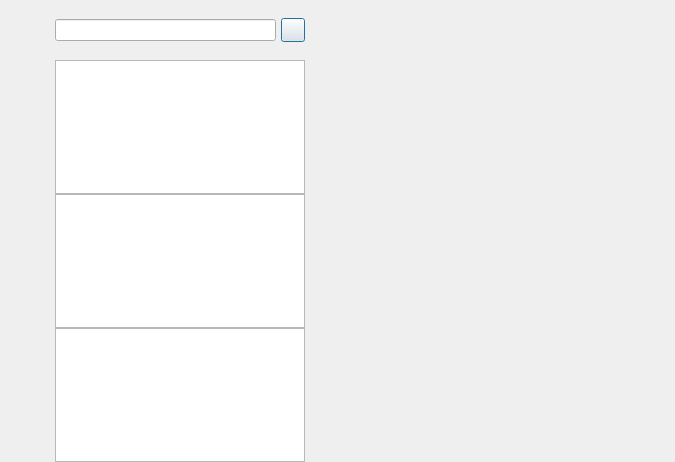
<?xml version="1.0" encoding="UTF-8"?>
<ui version="4.0">
 <class>ChatDialog</class>
 <widget class="QDialog" name="ChatDialog">
  <property name="geometry">
   <rect>
    <x>0</x>
    <y>0</y>
    <width>675</width>
    <height>462</height>
   </rect>
  </property>
  <property name="windowTitle">
   <string>Dialog</string>
  </property>
  <layout class="QHBoxLayout" name="horizontalLayout_2">
   <property name="spacing">
    <number>0</number>
   </property>
   <property name="leftMargin">
    <number>0</number>
   </property>
   <property name="topMargin">
    <number>0</number>
   </property>
   <property name="rightMargin">
    <number>0</number>
   </property>
   <property name="bottomMargin">
    <number>0</number>
   </property>
   <item>
    <widget class="QWidget" name="side_bar_widget" native="true">
     <property name="sizePolicy">
      <sizepolicy hsizetype="Fixed" vsizetype="Preferred">
       <horstretch>0</horstretch>
       <verstretch>0</verstretch>
      </sizepolicy>
     </property>
     <property name="minimumSize">
      <size>
       <width>55</width>
       <height>50</height>
      </size>
     </property>
     <property name="maximumSize">
      <size>
       <width>55</width>
       <height>16777215</height>
      </size>
     </property>
     <layout class="QVBoxLayout" name="verticalLayout_2">
      <property name="leftMargin">
       <number>10</number>
      </property>
      <property name="topMargin">
       <number>20</number>
      </property>
      <property name="rightMargin">
       <number>0</number>
      </property>
      <property name="bottomMargin">
       <number>0</number>
      </property>
      <item>
       <widget class="QWidget" name="widget" native="true">
        <property name="minimumSize">
         <size>
          <width>0</width>
          <height>200</height>
         </size>
        </property>
        <property name="maximumSize">
         <size>
          <width>50</width>
          <height>200</height>
         </size>
        </property>
        <layout class="QVBoxLayout" name="verticalLayout_3">
         <property name="spacing">
          <number>10</number>
         </property>
         <property name="leftMargin">
          <number>0</number>
         </property>
         <property name="topMargin">
          <number>0</number>
         </property>
         <property name="rightMargin">
          <number>0</number>
         </property>
         <property name="bottomMargin">
          <number>0</number>
         </property>
         <item>
          <widget class="QLabel" name="user_icon_label">
           <property name="minimumSize">
            <size>
             <width>40</width>
             <height>40</height>
            </size>
           </property>
           <property name="maximumSize">
            <size>
             <width>40</width>
             <height>40</height>
            </size>
           </property>
           <property name="text">
            <string/>
           </property>
          </widget>
         </item>
         <item>
          <widget class="StateWidget" name="chat_user_widget_2" native="true">
           <property name="minimumSize">
            <size>
             <width>30</width>
             <height>30</height>
            </size>
           </property>
           <property name="maximumSize">
            <size>
             <width>30</width>
             <height>30</height>
            </size>
           </property>
          </widget>
         </item>
         <item>
          <widget class="StateWidget" name="con_user_widget" native="true">
           <property name="sizePolicy">
            <sizepolicy hsizetype="Preferred" vsizetype="Preferred">
             <horstretch>30</horstretch>
             <verstretch>30</verstretch>
            </sizepolicy>
           </property>
           <property name="minimumSize">
            <size>
             <width>30</width>
             <height>30</height>
            </size>
           </property>
           <property name="maximumSize">
            <size>
             <width>30</width>
             <height>30</height>
            </size>
           </property>
          </widget>
         </item>
        </layout>
       </widget>
      </item>
      <item>
       <spacer name="verticalSpacer">
        <property name="orientation">
         <enum>Qt::Vertical</enum>
        </property>
        <property name="sizeHint" stdset="0">
         <size>
          <width>20</width>
          <height>40</height>
         </size>
        </property>
       </spacer>
      </item>
      <item>
       <widget class="QWidget" name="widget_5" native="true"/>
      </item>
     </layout>
    </widget>
   </item>
   <item>
    <widget class="QWidget" name="chat_user_widget" native="true">
     <property name="minimumSize">
      <size>
       <width>250</width>
       <height>0</height>
      </size>
     </property>
     <property name="maximumSize">
      <size>
       <width>250</width>
       <height>16777215</height>
      </size>
     </property>
     <layout class="QVBoxLayout" name="verticalLayout">
      <property name="spacing">
       <number>0</number>
      </property>
      <property name="leftMargin">
       <number>0</number>
      </property>
      <property name="topMargin">
       <number>0</number>
      </property>
      <property name="rightMargin">
       <number>0</number>
      </property>
      <property name="bottomMargin">
       <number>0</number>
      </property>
      <item>
       <widget class="QWidget" name="search_widget" native="true">
        <property name="minimumSize">
         <size>
          <width>0</width>
          <height>60</height>
         </size>
        </property>
        <property name="maximumSize">
         <size>
          <width>16777215</width>
          <height>60</height>
         </size>
        </property>
        <layout class="QHBoxLayout" name="horizontalLayout">
         <property name="spacing">
          <number>0</number>
         </property>
         <property name="leftMargin">
          <number>0</number>
         </property>
         <property name="topMargin">
          <number>0</number>
         </property>
         <property name="rightMargin">
          <number>0</number>
         </property>
         <property name="bottomMargin">
          <number>0</number>
         </property>
         <item>
          <widget class="CustomizeEdit" name="seach_lineEdit"/>
         </item>
         <item>
          <spacer name="horizontalSpacer">
           <property name="orientation">
            <enum>Qt::Horizontal</enum>
           </property>
           <property name="sizeType">
            <enum>QSizePolicy::Fixed</enum>
           </property>
           <property name="sizeHint" stdset="0">
            <size>
             <width>5</width>
             <height>20</height>
            </size>
           </property>
          </spacer>
         </item>
         <item>
          <widget class="ClickedBtn" name="add_pbt">
           <property name="minimumSize">
            <size>
             <width>24</width>
             <height>24</height>
            </size>
           </property>
           <property name="maximumSize">
            <size>
             <width>24</width>
             <height>24</height>
            </size>
           </property>
           <property name="text">
            <string/>
           </property>
          </widget>
         </item>
        </layout>
       </widget>
      </item>
      <item>
       <widget class="ChatUserList" name="chat_user_listWidget"/>
      </item>
      <item>
       <widget class="ContactUserList" name="con_user_listWidget"/>
      </item>
      <item>
       <widget class="QListWidget" name="search_listWidget"/>
      </item>
     </layout>
    </widget>
   </item>
   <item>
    <widget class="QStackedWidget" name="stackedWidget">
     <property name="currentIndex">
      <number>1</number>
     </property>
     <widget class="ChatPage" name="chat_page"/>
     <widget class="ApplyFriendPage" name="apply_friend_page"/>
    </widget>
   </item>
  </layout>
 </widget>
 <customwidgets>
  <customwidget>
   <class>ClickedBtn</class>
   <extends>QPushButton</extends>
   <header location="global">clickedbtn.h</header>
  </customwidget>
  <customwidget>
   <class>CustomizeEdit</class>
   <extends>QLineEdit</extends>
   <header location="global">customizeedit.h</header>
  </customwidget>
  <customwidget>
   <class>ChatUserList</class>
   <extends>QListWidget</extends>
   <header location="global">chatuserlist.h</header>
  </customwidget>
  <customwidget>
   <class>ChatPage</class>
   <extends>QWidget</extends>
   <header location="global">chatpage.h</header>
   <container>1</container>
  </customwidget>
  <customwidget>
   <class>StateWidget</class>
   <extends>QWidget</extends>
   <header location="global">statewidget.h</header>
   <container>1</container>
  </customwidget>
  <customwidget>
   <class>ContactUserList</class>
   <extends>QListWidget</extends>
   <header location="global">contactuserlist.h</header>
  </customwidget>
  <customwidget>
   <class>ApplyFriendPage</class>
   <extends>QWidget</extends>
   <header location="global">applyfriendpage.h</header>
   <container>1</container>
  </customwidget>
 </customwidgets>
 <resources/>
 <connections/>
</ui>
